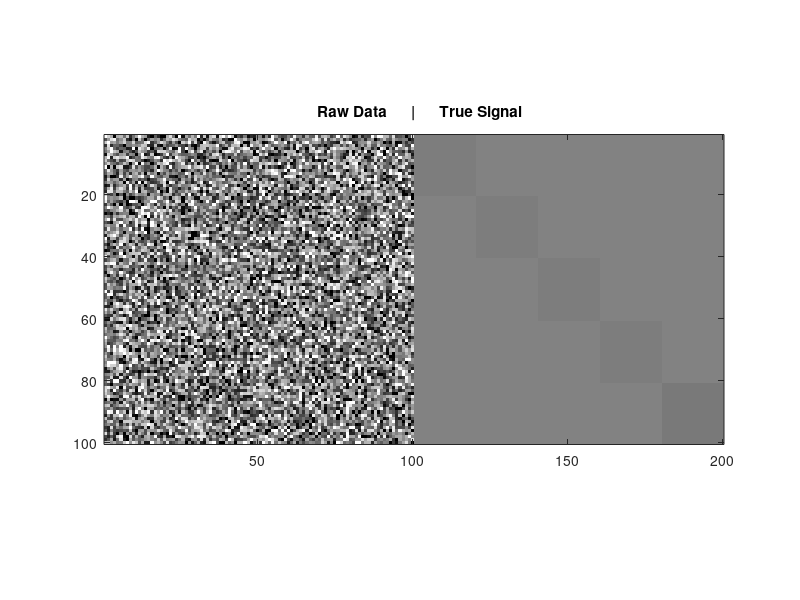

The MATLAB source for this figure: (Note: this script raises an error after producing the figure.)
%Here we'll generate a toy dataset.  It is a movie of 200 frames, where
%each frame is 100x100 pixels.  The spatial components are 5 20x20
%rectangles going down the diagonal of the frame, and the temporal
%components are sinusoids of different frequencies.

%size of the data
m = 100;
n = 100;
t = 200;

%Make true spatial components
Z_true = zeros(m,n,5);

for i=1:5
    Z_true((i-1)*20+1:i*20,(i-1)*20+1:i*20,i) = 1;
end

%Reshape into vectors
Z_true = reshape(Z_true,m*n,5);

%Make true temporal components
A_true = zeros(t,5);

for i=1:5
    A_true(:,i) = sin((0:t-1)*2*pi/t*i)';
end

%Make true data volume
X_true = A_true*Z_true';

%Add noise
X = X_true + 3*randn(size(X_true));

%%%%%%%
%Show a movie of the dataset.
for i=1:t
   imagesc([reshape(X(i,:),m,n) reshape(X_true(i,:),m,n)],[-5 5]);
   axis image; colormap gray;
   title('   Raw Data      |      True Signal');
   drawnow;
end
%%%%%%%

%Setup regularization parameters
param.lam = 1.25;
param.kA = [0 0 1];
param.kZ = [1 1 1];
param.idx = GetLatticeIndex(m,n);
param.rank = 25;

figure;
tic;
[A,Z,~,obj,A_norm,Z_norm,~,L_stats] = FactorTVL1L2_v1(X,[],[],param,100);
toc;

[~,si] = sort(A_norm.*Z_norm,'descend');

%show the first 5 most significant spatial components.
for i=1:5
    subplot(2,3,i);
    %Since there's a bilinearity between A and Z we can scale Ai and Zi by
    %reciprocals of each other withouth changing the solution.  Here we'll
    %scale the components of Z so that the non-zero components have a
    %median of 1.
    scl(i) = median(nonzeros(Z(:,si(i))));
    imagesc(reshape(Z(:,si(i))/scl(i),m,n));
    axis image
    title(['Spatial Component ' num2str(i)]);
end

disp('Showing spatial components estimated without a temporal dictionary');
disp('Press key to continue...');
pause;

%Now show the first 5 temporal components.  Notice that they are of
%slightly smaller magnitude than the true temporal components because of
%the shrinkage from the regularizer.

for i=1:5
    subplot(2,3,i);
    %Find which component this is
    [~,mi] = max(A_true'*A(:,si(i))*scl(i));
    plot(A(:,si(i))*scl(i),'b');
    hold on
    plot(A_true(:,mi),'r');
    title(['Temporal Component ' num2str(i)]);
end

%Make a dummy figure just for the legend
subplot(2,3,6);
plot([0 1],[0 0],'b');
hold on
plot([0 1],[1 1],'r');
legend('Estimated','True');
title('Temporal Components, No Dictionary');

disp('Showing temporal components estimated without a temporal dictionary');
disp('Press key to continue...');
pause


%Now run again but with a temporal dictionary.  Here the dictionary is low 
%frequency components from a fourier basis.  Obviously this makes things 
%easier since the true signals are exactly single elements from the
%dictionary.

%Make the dictionary
Df = MakeFourierD(t,13);

%Also adjust the regularization parameters to reflect the fact that we now
%expect A to be sparse.

param.kA = [1 0 1];

figure;
tic;
[A_dict,Z_dict,~,obj_dict,A_norm_dict,Z_norm_dict,~,~] = ...
    FactorTVL1L2_v1(X,Df,[],param,100);
toc;

[~,si_dict] = sort(A_norm_dict.*Z_norm_dict,'descend');

%show the first 5 most significant spatial components.
for i=1:5
    subplot(2,3,i);
    scl_dict(i) = median(nonzeros(Z_dict(:,si_dict(i))));
    imagesc(reshape(Z_dict(:,si_dict(i))/scl_dict(i),m,n));
    axis image
    title(['Spatial Component ' num2str(i)]);
end

disp('Showing spatial components estimated using a temporal dictionary');
